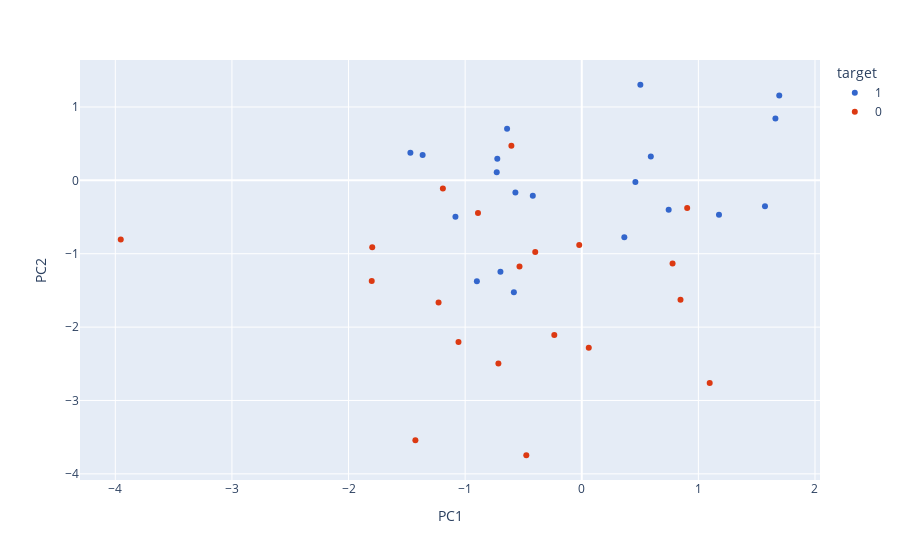

Notebook code for this chart:
### Code cell
new_df['target'] = new_df['target'].astype('str')

fig = px.scatter(new_df,
                 x='PC1',
                 y='PC2',
                 color='target',
                 color_discrete_sequence=px.colors.qualitative.G10)

fig.update_traces(marker=dict(size=12,
                              line=dict(width=2,
                                        color='Grey')),
                  selector=dict(mode='marker'))
fig.show()

### Figure 1 — Plotly figure (JSON) as saved in the notebook; plotly's stock layout.template omitted (floating-point values rounded to 4 significant figures)
{"data": [{"hovertemplate": "target=1<br>PC1=%{x}<br>PC2=%{y}<extra></extra>", "legendgroup": "1", "marker": {"color": "#3366CC", "symbol": "circle"}, "mode": "markers", "name": "1", "orientation": "v", "showlegend": true, "type": "scatter", "x": [-0.7244, -1.47, 0.5024, -0.5823, -0.6404, 0.7452, 1.693, -0.6974, 0.4599, -1.365, -0.8995, -1.083, 1.661, 0.3651, -0.5691, -0.7292, 0.5923, -0.4199, 1.571, 1.177], "xaxis": "x", "y": [0.2947, 0.3777, 1.303, -1.523, 0.7048, -0.4019, 1.155, -1.244, -0.0223, 0.3468, -1.374, -0.4946, 0.8437, -0.7756, -0.1641, 0.1112, 0.3251, -0.2097, -0.3539, -0.4691], "yaxis": "y"}, {"hovertemplate": "target=0<br>PC1=%{x}<br>PC2=%{y}<extra></extra>", "legendgroup": "0", "marker": {"color": "#DC3912", "symbol": "circle"}, "mode": "markers", "name": "0", "orientation": "v", "showlegend": true, "type": "scatter", "x": [-0.2356, 0.06013, -3.953, -0.7149, -1.801, -0.399, -0.5339, -1.427, 1.097, -1.797, -1.228, -1.057, -0.6035, -0.4757, 0.7787, -0.89, 0.9039, 0.8467, -0.02163, -1.191], "xaxis": "x", "y": [-2.108, -2.281, -0.8073, -2.494, -1.371, -0.9779, -1.173, -3.541, -2.763, -0.9126, -1.665, -2.203, 0.4728, -3.747, -1.132, -0.4455, -0.3758, -1.628, -0.8798, -0.1114], "yaxis": "y"}], "layout": {"legend": {"title": {"text": "target"}, "tracegroupgap": 0}, "margin": {"t": 60}, "xaxis": {"anchor": "y", "domain": [0, 1], "title": {"text": "PC1"}}, "yaxis": {"anchor": "x", "domain": [0, 1], "title": {"text": "PC2"}}}}
